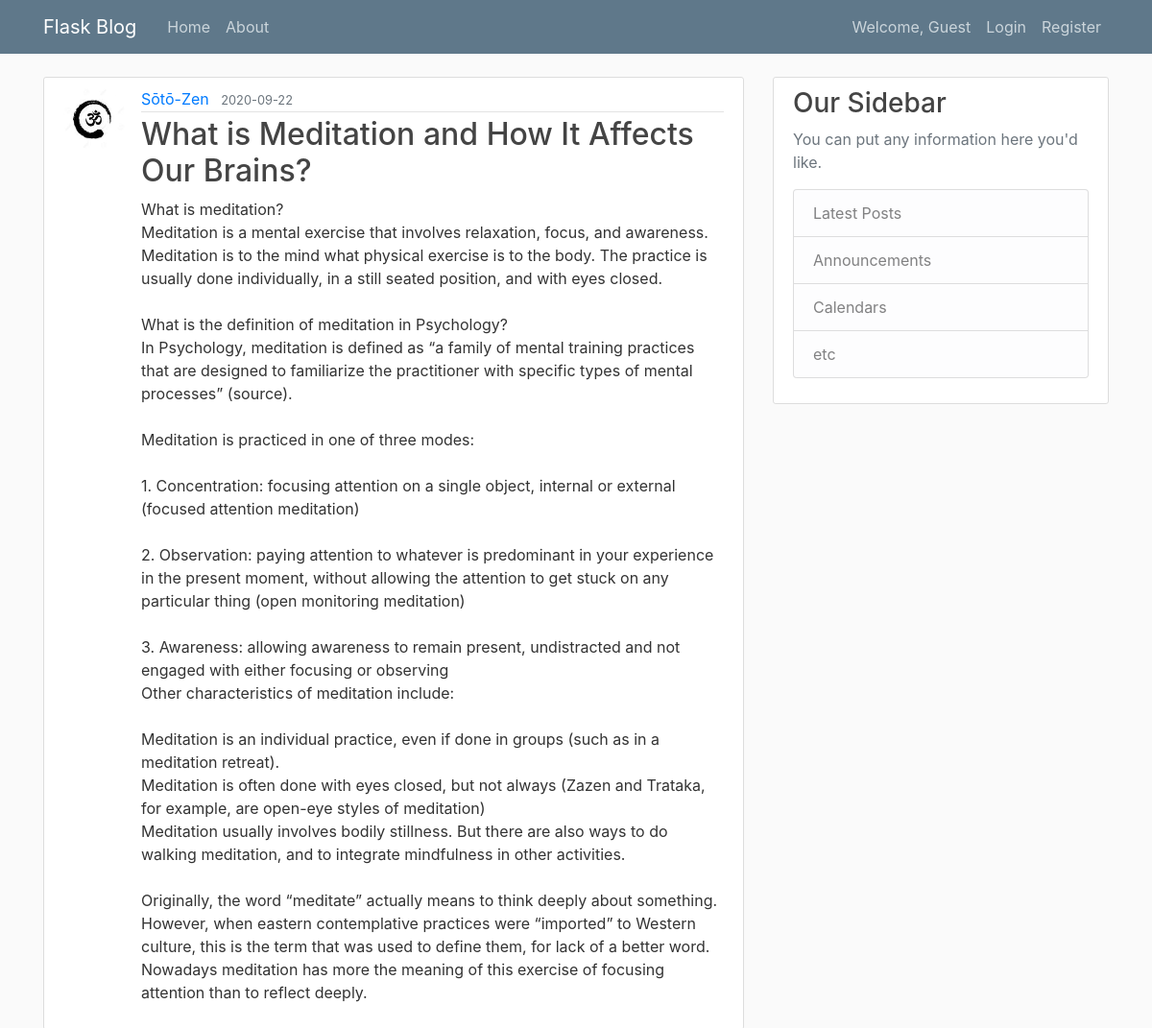
The page /post/14 on the database its author committed.
### flaskblog/models.py (models this page shows, shortened)
class User(db.Model, UserMixin):
    id = db.Column(db.Integer, primary_key=True)
    username = db.Column(db.String(20), unique=True, nullable=False)
    email = db.Column(db.String(120), unique=True, nullable=False)
    image_file = db.Column(db.String(20), nullable=False, default='default.jpg')
    password = db.Column(db.String(60), nullable=False)
    posts = db.relationship('Post', backref='author', lazy=True)

class Post(db.Model):
    id = db.Column(db.Integer, primary_key=True)
    title = db.Column(db.String(100), nullable=False)
    date_posted = db.Column(db.DateTime, nullable=False, default=datetime.utcnow)
    content = db.Column(db.Text, nullable=False)
    user_id = db.Column(db.Integer, db.ForeignKey('user.id'), nullable=False)

### flaskblog/posts/routes.py (the view)
@posts.route("/post/<int:post_id>")
def post(post_id):
	post = Post.query.get_or_404(post_id)
	return render_template('post.html', title=post.title, post=post)

### flaskblog/templates/post.html (shortened to what this page needs)
{% extends "layout.html" %}
{% block content %}
	<article class="media content-section">
		<img class="rounded-circle article-img" src="{{ url_for('static', filename='profile_pics/' + post.author.image_file) }}">
	  <div class="media-body">
	    <div class="article-metadata">
	      <a class="mr-2" href="{{ url_for('users.user_posts', username=post.author.username) }}">{{ post.author.username }}</a>
	      <small class="text-muted">{{ post.date_posted.strftime('%Y-%m-%d') }}</small>
	    </div>
	    <h2 class="article-title">{{ post.title }}</h2>
	    <p class="article-content">{{ post.content }}</p>
	  </div>
	</article>
{% endblock content %}

### flaskblog/static/main.css (style rules this page uses)
body { background: #fafafa; color: #333333; margin-top: 5rem; }
h1, h2, h3, h4, h5, h6 { color: #444444; }
.content-section { background: #ffffff; padding: 10px 20px; border: 1px solid #dddddd; border-radius: 3px; margin-bottom: 20px; }
.article-title { color: #444444; }
.article-content { white-space: pre-line; }
.article-img { height: 65px; width: 65px; margin-right: 16px; }
.article-metadata { padding-bottom: 1px; margin-bottom: 4px; border-bottom: 1px solid #e3e3e3 }

### rows shown on the page
User: image_file (picture), author.username "Sōtō-Zen"
Post: date_posted "2020-09-22", title "What is Meditation and How It Affects Our Brains?", content "What is meditation? Meditation is a mental exercise that involves relaxation, focus, and awareness. Meditation is to the mind what physical exercise is to the body. The practice is usually done individually, in a still seated position, and with eyes closed. What is the definition of meditation in Psychology? In Psychology, meditation is defined as “a family of mental training practices that are designed to familiarize the practitioner with specific types of mental processes” (source). Meditation is practiced in one of three modes: 1. Concentration: focusing attention on a single object, internal or external (focused attention meditation) 2. Observation: paying attention to whatever is…"
